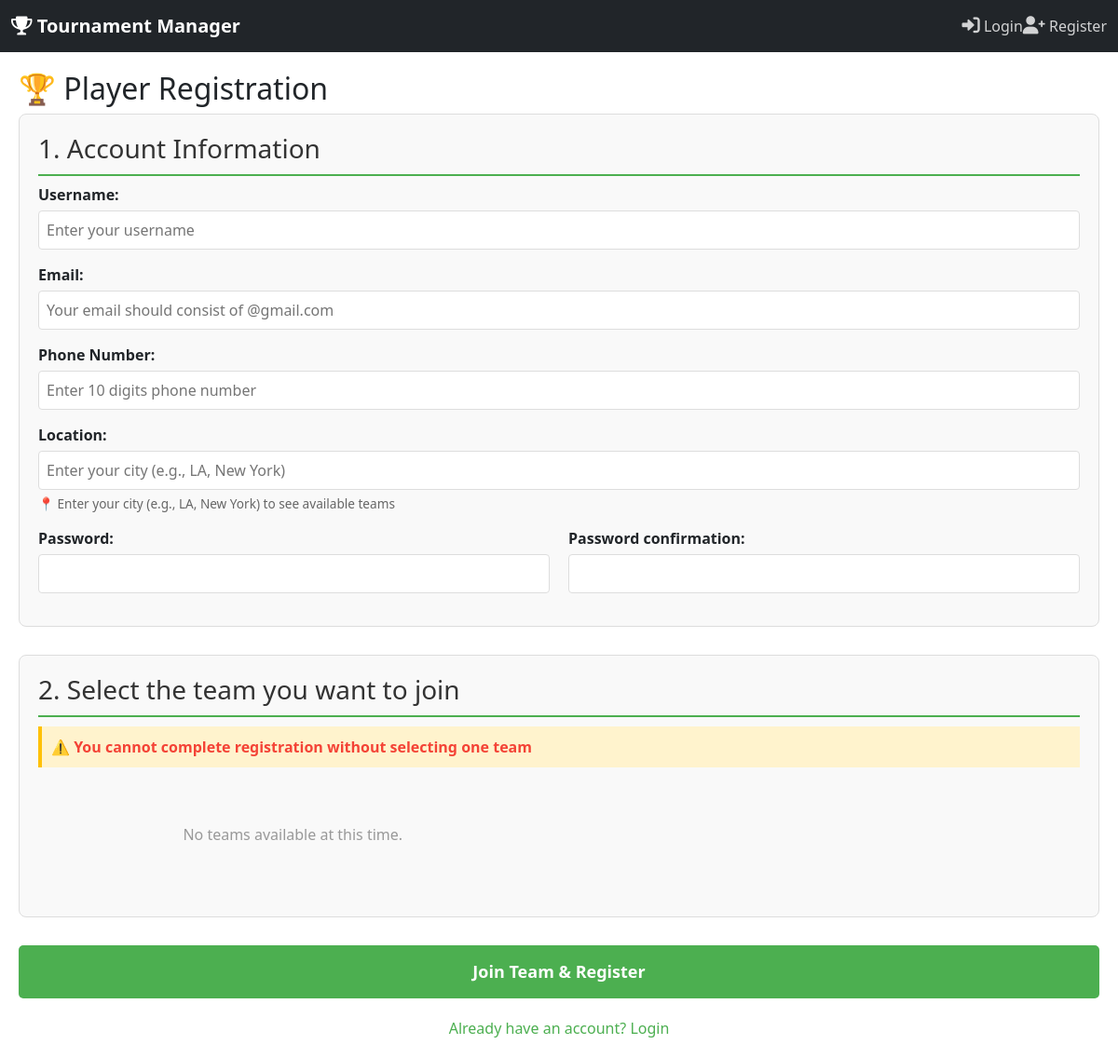
Page /register/player/ on the earlier database version.
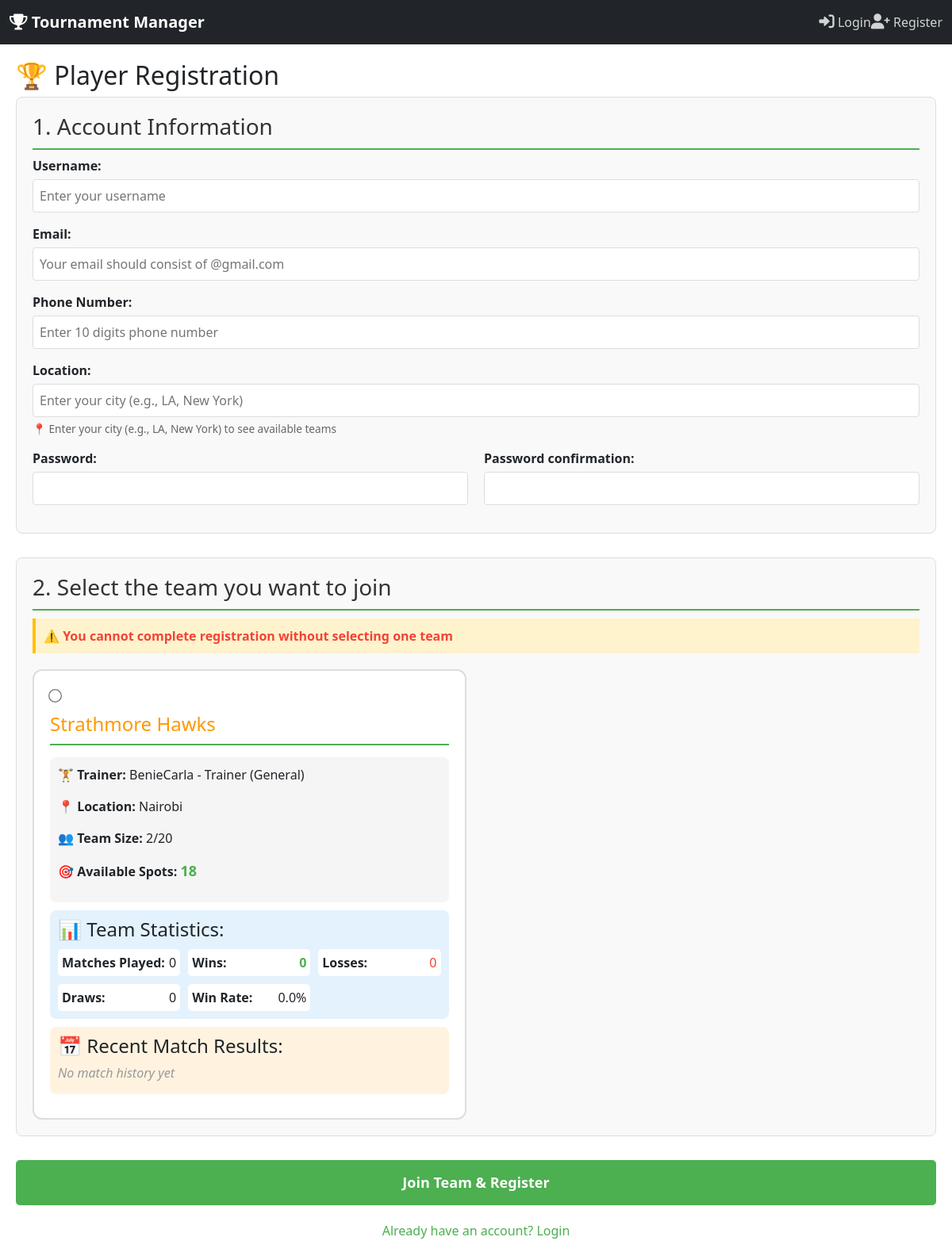
Same page on the later database version.
### myfirstapp/models.py (models this page shows, shortened)
class Team(models.Model):
    team_name = models.CharField(max_length=100, unique=True)
    trainer = models.ForeignKey(
        'Trainer',
        on_delete=models.SET_NULL,
        null=True,
        blank=True,
        related_name='teams'
    )
    location = models.CharField(max_length=200)
    max_members = models.IntegerField(default=20)
    current_members = models.IntegerField(default=0)
    matches_played = models.IntegerField(default=0)
    matches_won = models.IntegerField(default=0)
    matches_lost = models.IntegerField(default=0)
    matches_drawn = models.IntegerField(default=0)
    is_approved = models.BooleanField(default=False)
    approved_by = models.ForeignKey(
        User,
        on_delete=models.SET_NULL,
        null=True,
        blank=True,
        related_name='approved_teams'
    )
    approved_date = models.DateTimeField(null=True, blank=True)
    created_at = models.DateTimeField(auto_now_add=True)
    updated_at = models.DateTimeField(auto_now=True)
    class Meta:
        ordering = ['team_name']
    @property
    def available_spots(self):
        return self.max_members - self.current_members
    @property
    def is_available(self):
        return self.available_spots > 0
    @property
    def win_rate(self):
        if self.matches_played == 0:
            return 0
        return (self.matches_won / self.matches_played) * 100

class Trainer(models.Model):
    user = models.OneToOneField(User, on_delete=models.CASCADE)
    phone_number = models.CharField(max_length=15, default='')  # ← Add default
    location = models.CharField(max_length=100, default="Location not provided")
    specialization = models.CharField(max_length=100, default="General")
    experience_years = models.IntegerField(validators=[MinValueValidator(0)], default=0)  # ← Add default
    certificate = models.FileField(
        upload_to='trainer_certificates/',
        validators=[FileExtensionValidator(allowed_extensions=['pdf'])],
        help_text="Upload your certificate (PDF format)",
        null=True,
        blank=True
    )
    is_verified = models.BooleanField(default=False)
    verified_by = models.ForeignKey(
        User,
        on_delete=models.SET_NULL,
        null=True,
        blank=True,
        related_name='verified_trainers'
    )
    verified_at = models.DateTimeField(null=True, blank=True)
    created_at = models.DateTimeField(auto_now_add=True)
    def __str__(self):
        return f"{self.user.username} - Trainer ({self.specialization})"

### myfirstapp/views.py (the view)
# urls.py: path('register/player/', views.player_registration, name='player_registration'),
def player_registration(request):
    teams = Team.objects.filter(is_approved=True)
    if request.method == 'POST':
        form = PlayerRegistrationForm(request.POST)
        if form.is_valid():
            form.save()
            messages.success(request, 'Registration successful! Please login with your credentials.')
            return redirect('login')
    else:
        form = PlayerRegistrationForm()
    return render(request, 'player_registration.html', {
        'form': form,
        'teams': teams
    })

### myfirstapp/forms.py (shortened to what this page needs)
class PlayerRegistrationForm(BaseUserRegistrationForm):
    selected_team = forms.ModelChoiceField(
        queryset=Team.objects.none(),
        widget=forms.RadioSelect,
        required=True,
        label="Select Your Team"
    )
    class Meta(BaseUserRegistrationForm.Meta):
        fields = BaseUserRegistrationForm.Meta.fields + ['selected_team']
    def __init__(self, *args, **kwargs):
        super().__init__(*args, **kwargs)
        self.fields['selected_team'].queryset = Team.objects.filter(is_approved=True)

### myfirstapp/templates/player_registration.html (shortened to what this page needs)
{% extends "base.html" %}
{% block content %}
<div class="registration-container">
    <h2>🏆 Player Registration</h2>
    <form method="post" id="playerRegistrationForm">
        <div class="form-section">
            <h3>1. Account Information</h3>
            <div class="form-group">
                {{ form.username.label_tag }}
                {{ form.username }}
            </div>
            <div class="form-group">
                {{ form.email.label_tag }}
                {{ form.email }}
            </div>
            <div class="form-group">
                {{ form.phone_number.label_tag }}
                {{ form.phone_number }}
            </div>
            <div class="form-group">
                {{ form.location.label_tag }}
                {{ form.location }}
                {% if form.location.help_text %}
                    <small class="help-text">{{ form.location.help_text }}</small>
                {% else %}
                    <small class="help-text">📍 Enter your city (e.g., LA, New York) to see available teams</small>
                {% endif %}
            </div>
            <div class="form-row">
                <div class="form-group">
                    {{ form.password1.label_tag }}
                    {{ form.password1 }}
                </div>
                <div class="form-group">
                    {{ form.password2.label_tag }}
                    {{ form.password2 }}
                </div>
            </div>
        </div>
        <div class="form-section">
            <h3>2. Select the team you want to join</h3>
            <p class="warning">⚠️ You cannot complete registration without selecting one team</p>
            <div id="teams-container">
                <div class="teams-grid" id="teams-grid">
                    {% for team in teams %}
                    <div class="team-card" data-team-id="{{ team.id }}" data-team-location="{{ team.location }}">
                        <label class="team-label">
                            <input type="radio"
                                   name="selected_team"
                                   value="{{ team.id }}"
                                   class="team-radio"
                                   {% if not team.is_available %}disabled{% endif %}>
                            <div class="team-info">
                                <h3>{{ team.team_name }}</h3>
                                <div class="team-details">
                                    <p><strong>🏋️ Trainer:</strong> {{ team.trainer }}</p>
                                    <p><strong>📍 Location:</strong> {{ team.location }}</p>
                                    <p><strong>👥 Team Size:</strong> {{ team.current_members }}/{{ team.max_members }}</p>
                                    <p><strong>🎯 Available Spots:</strong>
                                        <span class="spots">{{ team.available_spots }}</span>
                                    </p>
                                </div>
                                <div class="team-stats">
                                    <h4>📊 Team Statistics:</h4>
                                    <div class="stats-grid">
                                        <div class="stat">
                                            <span class="stat-label">Matches Played:</span>
                                            <span class="stat-value">{{ team.matches_played }}</span>
                                        </div>
                                        <div class="stat">
                                            <span class="stat-label">Wins:</span>
                                            <span class="stat-value win">{{ team.matches_won }}</span>
                                        </div>
                                        <div class="stat">
                                            <span class="stat-label">Losses:</span>
                                            <span class="stat-value loss">{{ team.matches_lost }}</span>
                                        </div>
                                        <div class="stat">
                                            <span class="stat-label">Draws:</span>
                                            <span class="stat-value">{{ team.matches_drawn }}</span>
                                        </div>
                                        <div class="stat">
                                            <span class="stat-label">Win Rate:</span>
                                            <span class="stat-value">{{ team.win_rate|floatformat:1 }}%</span>
                                        </div>
                                    </div>
                                </div>
                                <div class="recent-matches">
                                    <h4>📅 Recent Match Results:</h4>
                                    {% for match in team.matches.all|slice:":3" %}
                                    <div class="match-result">
                                        vs <strong>{{ match.opponent }}</strong> -
                                        {{ match.team_score }} : {{ match.opponent_score }}
                                        <span class="result-badge {{ match.result|lower }}">{{ match.result }}</span>
                                        <small>({{ match.date }})</small>
                                    </div>
                                    {% empty %}
                                    <p class="no-matches">No match history yet</p>
                                    {% endfor %}
                                </div>
                            </div>
                        </label>
                    </div>
                    {% empty %}
                        <p class="no-teams">No teams available at this time.</p>
                    {% endfor %}
                </div>
            </div>
        </div>
        <button type="submit" class="submit-btn">Join Team & Register</button>
    </form>
    <div class="login-link">
        <a href="{% url 'login' %}">Already have an account? Login</a>
    </div>
</div>
{% endblock %}

### myfirstapp/templates/base.html (shortened to what this page needs)
<!DOCTYPE html>
<html>
<head>
    <link href="https://cdn.jsdelivr.net/npm/bootstrap@5.1.3/dist/css/bootstrap.min.css" rel="stylesheet">
    <link rel="stylesheet" href="https://cdnjs.cloudflare.com/ajax/libs/font-awesome/6.0.0/css/all.min.css">
</head>
<body>
    <nav class="navbar navbar-dark bg-dark fixed-top">
        <div class="container-fluid">
            <a class="navbar-brand" href="{% if user.is_authenticated %}{% url 'tournament_organiser_dashboard' %}{% else %}{% url 'home' %}{% endif %}">
                <i class="fas fa-trophy"></i> Tournament Manager
            </a>
            <ul class="navbar-nav ms-auto flex-row">
                {% if user.is_authenticated %}
                    <li class="nav-item me-3">
                        <a class="nav-link nav-link-chat" href="{% url 'chat_list' %}" title="Messages">
                            <i class="fas fa-envelope"></i>
                            <span id="unread-badge" class="badge bg-danger" style="display: none;">0</span>
                        </a>
                    </li>
                    <li class="nav-item dropdown">
                        <a class="nav-link dropdown-toggle" href="#" id="userDropdown" role="button" data-bs-toggle="dropdown" aria-expanded="false">
                            <i class="fas fa-user-circle"></i> {{ user.username }}
                        </a>
                        <ul class="dropdown-menu dropdown-menu-end" aria-labelledby="userDropdown">
                            <li><a class="dropdown-item" href="{% url 'profile_settings' %}">
                                <i class="fas fa-cog"></i> Settings
                            </a></li>
                            <li><hr class="dropdown-divider"></li>
                            <li>
                                <form method="post" action="{% url 'logout' %}" style="display: inline;">
                                    {% csrf_token %}
                                    <button type="submit" class="dropdown-item text-danger">
                                        <i class="fas fa-sign-out-alt"></i> Logout
                                    </button>
                                </form>
                            </li>
                        </ul>
                    </li>
                {% else %}
                    <li class="nav-item">
                        <a class="nav-link" href="{% url 'login' %}">
                            <i class="fas fa-sign-in-alt"></i> Login
                        </a>
                    </li>
                    <li class="nav-item">
                        <a class="nav-link" href="{% url 'registration_choice' %}">
                            <i class="fas fa-user-plus"></i> Register
                        </a>
                    </li>
                {% endif %}
            </ul>
        </div>
    </nav>
    <div style="padding-top: 56px;">
        {% block content %}{% endblock %}
    </div>
</body>
</html>

### myfirstapp/templates/base.html (style rules this page uses)
.navbar-brand { font-weight: bold; }
.navbar .nav-link { color: rgba(255, 255, 255, 0.8) !important; transition: all 0.3s; }
.navbar .nav-link i { font-size: 1.2rem; }

### myfirstapp/templates/player_registration.html (style rules this page uses)
.registration-container { max-width: 1400px; margin: 0 auto; padding: 20px; }
.form-section { background: #f9f9f9; border: 1px solid #ddd; border-radius: 8px; padding: 20px; margin-bottom: 30px; }
.form-section h3 { margin-top: 0; color: #333; border-bottom: 2px solid #4CAF50; padding-bottom: 10px; }
.form-group { margin-bottom: 15px; }
.form-group label { display: block; font-weight: bold; margin-bottom: 5px; }
.form-group input, .form-group select { width: 100%; padding: 8px; border: 1px solid #ddd; border-radius: 4px; }
.form-row { display: grid; grid-template-columns: 1fr 1fr; gap: 20px; }
.warning { color: #f44336; font-weight: bold; margin: 10px 0; background: #fff3cd; padding: 10px; border-left: 4px solid #ffc107; }
.help-text { display: block; font-size: 0.85em; color: #666; margin-top: 5px; }
.teams-grid { display: grid; grid-template-columns: repeat(auto-fill, minmax(400px, 1fr)); gap: 25px; margin-top: 20px; }
.team-card { border: 2px solid #ddd; border-radius: 12px; padding: 20px; transition: all 0.3s; cursor: pointer; background: white; }
.team-card input[type="radio"] { margin-right: 15px; transform: scale(1.3); margin-bottom: 15px; }
.team-label { cursor: pointer; display: block; }
.team-info h3 { margin: 0 0 15px 0; color: #ff9800; font-size: 24px; }
.team-details { background: #f5f5f5; padding: 10px; border-radius: 8px; margin: 10px 0; }
.spots { font-weight: bold; color: #4CAF50; font-size: 18px; }
.team-stats { background: #e3f2fd; padding: 10px; border-radius: 8px; margin: 10px 0; }
.stats-grid { display: grid; grid-template-columns: repeat(auto-fill, minmax(120px, 1fr)); gap: 10px; margin-top: 10px; }
.stat { display: flex; justify-content: space-between; padding: 5px; background: white; border-radius: 5px; }
.stat-label { font-weight: bold; }
.stat-value.win { color: #4CAF50; font-weight: bold; }
.stat-value.loss { color: #f44336; }
.recent-matches { background: #fff3e0; padding: 10px; border-radius: 8px; margin: 10px 0; }
.submit-btn { background: #4CAF50; color: white; padding: 15px 30px; border: none; border-radius: 5px; font-size: 18px; cursor: pointer; width: 100%; font-weight: bold; }
.no-matches { color: #999; font-style: italic; margin: 5px 0; }
.login-link { text-align: center; margin-top: 20px; }
.login-link a { color: #4CAF50; text-decoration: none; }

Differences in the rows shown:
added Team: current_members "☐ Strathmore Hawks 🏋️ Trainer:", team_name "Strathmore Hawks", trainer "BenieCarla - Trainer (General)", location "Nairobi", current_members "2", max_members "20", available_spots "18", matches_played "0", matches_won "0", matches_lost "0", matches_drawn "0", win_rate "0.0"
Other differences:
text no longer shown: "No teams available at this time."
